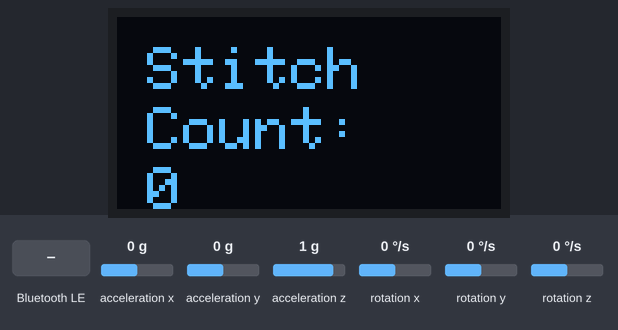
Bench run of a sketch on a simulated ESP32. Shown: 128×64 one-colour display. Inputs (shaded band) come from the test bench; at power-on: acceleration x 0 g, acceleration y 0 g, acceleration z 1 g, rotation x 0 °/s, rotation y 0 °/s, rotation z 0 °/s. Nothing arrives over Bluetooth unless stated; a phone connects over Bluetooth LE 3 s after start; what the sketch prints to the serial monitor is not drawn.

Above: at 1.3 s.
1.4 s: Bluetooth LE write "5" received
At 2.1 s:
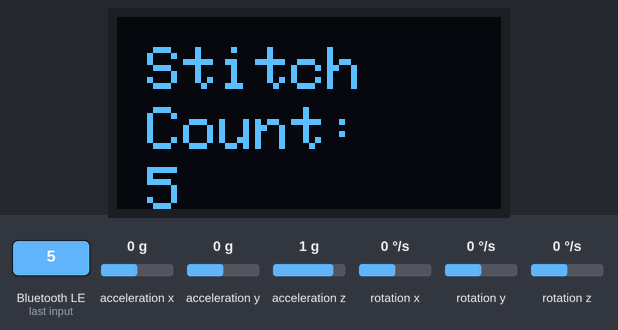
3.0 s: Bluetooth LE write "90" received
At 4.5 s:
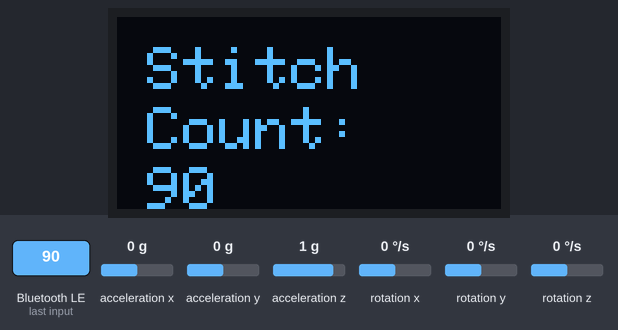
Timing chart, 0 to 6.0 s (numbered marks = the images above; inputs shaded):
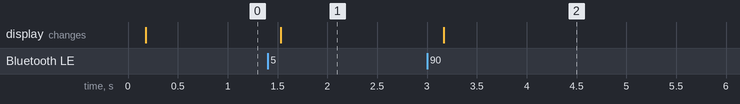

Measured:
- after the input at 1.4 s, the display: changes after 0.13 s (image 1)
- after the input at 3.0 s, the display: changes after 0.17 s (image 2)

The sketch:

GyroCrochet.ino
```cpp
#include "Wire.h"
#include "I2Cdev.h"
#include "MPU6050.h"
#include <BLEDevice.h>
#include <BLEUtils.h>
#include <BLEServer.h>
#include <SPI.h>
#include <Adafruit_GFX.h>
#include <Adafruit_SH110X.h>

// Use 0x68 as the default MPU6050 address
MPU6050 mpu(0x68);

int16_t ax, ay, az;
int16_t gx, gy, gz;

#define SERVICE_UUID        "12345678-1234-1234-1234-123456789012"
#define CHARACTERISTIC_UUID "87654321-4321-4321-4321-210987654321"

//object for the characteristics

BLECharacteristic xCharacteristic("0001", BLECharacteristic::PROPERTY_READ | BLECharacteristic::PROPERTY_NOTIFY | BLECharacteristic::PROPERTY_WRITE);
BLECharacteristic yCharacteristic("0002", BLECharacteristic::PROPERTY_READ | BLECharacteristic::PROPERTY_NOTIFY | BLECharacteristic::PROPERTY_WRITE);
BLECharacteristic zCharacteristic("0003", BLECharacteristic::PROPERTY_READ | BLECharacteristic::PROPERTY_NOTIFY | BLECharacteristic::PROPERTY_WRITE);
BLECharacteristic cuntCharacteristic("0004", BLECharacteristic::PROPERTY_READ | BLECharacteristic::PROPERTY_NOTIFY | BLECharacteristic::PROPERTY_WRITE);

int stitchCount = 0;


bool deviceConnected = false;


struct MyData {
  int16_t ax;
  int16_t ay;
  int16_t az;
};

MyData data;

#define i2c_Address 0x3C
#define SCREEN_WIDTH 128
#define SCREEN_HEIGHT 64
#define OLED_RESET -1
Adafruit_SH1106G display = Adafruit_SH1106G(SCREEN_WIDTH, SCREEN_HEIGHT, &Wire, OLED_RESET);


void updateDisplay() {
  display.clearDisplay();
  display.setTextSize(2);
  display.setTextColor(SH110X_WHITE);

  // Display "Stitch" on first line
  display.setCursor(10, 10);
  display.println("Stitch");

  // Display "Count:" on second line
  display.setCursor(10, 30);
  display.println("Count:");

  // Display the actual count number on third line
  display.setCursor(10, 50);
  display.println(String(stitchCount));

  display.display();
}
// methods from listener for when the device connects or disconnects
  class MyServerCallbacks: public BLEServerCallbacks {
    void onConnect(BLEServer* pServer) {
      deviceConnected = true;
    };

    void onDisconnect(BLEServer* pServer) {
      deviceConnected = false;
    }
};

//method for when the service is written to (we use it down below)
class MyCallbacks: public BLECharacteristicCallbacks {
    void onWrite(BLECharacteristic *pCharacteristic) {
      String value = pCharacteristic->getValue();

      if (value.length() > 0) {
        Serial.println("*********");
        Serial.print("New value: ");
        for (int i = 0; i < value.length(); i++){
          Serial.print(value[i]);
          //note for future self:
          //you may need to send the data as hex codes
          //if so, check the ascii table and send based on that
        }
        Serial.println();
        Serial.println("********************************************************************************************************************************************");

        int receivedStitchCount = value.toInt();
        stitchCount = receivedStitchCount;

        updateDisplay();

        pCharacteristic->notify();


      }
    }

};


void setup() {
  Serial.begin(9600);
  Wire.begin();
  delay(100);  // Allow I2C devices time to power up


  mpu.initialize();
  if (mpu.testConnection()) {
    Serial.println("MPU6050 connection successful");
  } else {
    Serial.println("MPU6050 connection failed! Check wiring and address.");
    while (1); // Halt execution if MPU6050 is not connected
  }

  // Initialize BLE
  BLEDevice::init("Stitch Witch");
  BLEServer *pServer = BLEDevice::createServer();
  pServer->setCallbacks(new MyServerCallbacks());


  BLEService *pService = pServer->createService(SERVICE_UUID);
  pService->addCharacteristic(&xCharacteristic);
  pService->addCharacteristic(&yCharacteristic);
  pService->addCharacteristic(&zCharacteristic);
  pService->addCharacteristic(&cuntCharacteristic);

// callback for receiving count on device as well
  cuntCharacteristic.setCallbacks(new MyCallbacks());

  pService->start();
  BLEAdvertising *pAdvertising = BLEDevice::getAdvertising();
  pAdvertising->addServiceUUID(SERVICE_UUID);
  BLEDevice::startAdvertising();
  Serial.println("Bluetooth device started, waiting for connection...");

  // Initialize OLED display
  display.begin(i2c_Address, true);
  updateDisplay();
}


// raw data coming from sensor
void loop() {

  if (deviceConnected) {
 mpu.getMotion6(&ax, &ay, &az, &gx, &gy, &gz);

  data.ax = ax;
  data.ay = ay;
  data.az = az;

  Serial.print("Raw AX = "); Serial.print(data.ax);
  Serial.print("  AY = "); Serial.print(data.ay);
  Serial.print("  AZ = "); Serial.println(data.az);

int axVal = data.ax;
int ayVal = data.ay;
int azVal = data.az;
int cuntVal = 10;

xCharacteristic.setValue(axVal);
yCharacteristic.setValue(ayVal);
zCharacteristic.setValue(azVal);
cuntCharacteristic.setValue(cuntVal);

//sends the data to the app
xCharacteristic.notify();
yCharacteristic.notify();
zCharacteristic.notify();
cuntCharacteristic.notify();


  // // Send raw data via BLE
  // sensorCharacteristic.setValue((uint8_t *)&data, sizeof(data));
  // sensorCharacteristic.notify();

  delay(100);

  }


}
```
